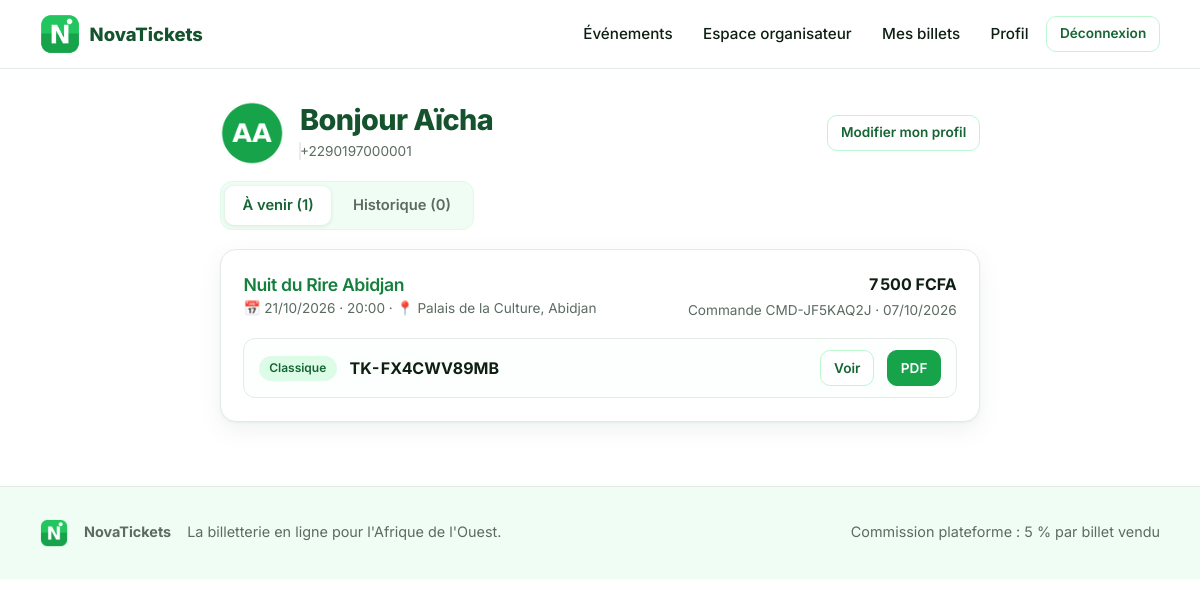
Screenshot of /mon-espace/ (signed in) with the database file from the repository.
### accounts/models.py (models this page shows, shortened)
class User(AbstractUser):
    class Role(models.TextChoices):
        SPECTATEUR = "spectateur", "Spectateur"
        ORGANISATEUR = "organisateur", "Organisateur"
    class Sexe(models.TextChoices):
        HOMME = "M", "Homme"
        FEMME = "F", "Femme"
    email = models.EmailField("E-mail", unique=True)
    role = models.CharField(max_length=20, choices=Role.choices, default=Role.SPECTATEUR)
    country = models.CharField("Pays", max_length=2, choices=COUNTRY_CHOICES, default=DEFAULT_COUNTRY)
    phone = models.CharField("Téléphone mobile", max_length=20)  # format international : +22997000000
    sexe = models.CharField(max_length=1, choices=Sexe.choices, blank=True)
    profession = models.CharField(max_length=120, blank=True)
    photo = models.ImageField(upload_to="users/photos/", blank=True, null=True)
    org_name = models.CharField("Nom de l'organisation", max_length=150, blank=True)
    org_logo = models.ImageField(upload_to="users/org_logos/", blank=True, null=True)
    @property
    def is_organizer(self):
        return self.role == self.Role.ORGANISATEUR

### orders/models.py (models this page shows, shortened)
class Order(models.Model):
    class Status(models.TextChoices):
        PENDING = "pending", "En attente"
        PAID = "paid", "Payée"
    reference = models.CharField(max_length=20, unique=True)
    buyer = models.ForeignKey(settings.AUTH_USER_MODEL, on_delete=models.PROTECT, related_name="orders")
    event = models.ForeignKey("events.Event", on_delete=models.PROTECT, related_name="orders")
    ticket_type = models.ForeignKey("events.TicketType", on_delete=models.PROTECT, related_name="orders")
    quantity = models.PositiveIntegerField(default=1)
    unit_price = models.PositiveIntegerField()
    total = models.PositiveIntegerField()
    commission = models.PositiveIntegerField(default=0)         # part de la plateforme
    organizer_amount = models.PositiveIntegerField(default=0)   # part reversée à l'organisateur
    status = models.CharField(max_length=10, choices=Status.choices, default=Status.PENDING)
    payment_method = models.CharField(max_length=30, blank=True)
    payment_label = models.CharField(max_length=60, blank=True)
    payment_phone = models.CharField(max_length=20, blank=True)
    payment_ref = models.CharField(max_length=40, blank=True)
    created_at = models.DateTimeField(auto_now_add=True)
    paid_at = models.DateTimeField(null=True, blank=True)
    class Meta:
        ordering = ["-created_at"]

class Ticket(models.Model):
    order = models.ForeignKey(Order, on_delete=models.CASCADE, related_name="tickets")
    reference = models.CharField(max_length=24, unique=True)
    used_at = models.DateTimeField(null=True, blank=True)
    class Meta:
        ordering = ["id"]
    @property
    def is_used(self):
        return self.used_at is not None

### events/models.py (models this page shows, shortened)
class Event(models.Model):
    organizer = models.ForeignKey(settings.AUTH_USER_MODEL, on_delete=models.CASCADE, related_name="events")
    name = models.CharField("Nom de l'événement", max_length=200)
    description = models.TextField("Description", blank=True)
    location = models.CharField("Lieu", max_length=200)
    visual = models.ImageField("Visuel de l'événement", upload_to="events/visuals/")
    logo = models.ImageField("Logo de l'événement", upload_to="events/logos/", blank=True, null=True)
    start_date = models.DateField("Date de début")
    end_date = models.DateField("Date de fin")
    start_time = models.TimeField("Heure de début")
    purchase_deadline = models.DateField("Date limite d'achat")
    is_published = models.BooleanField("Publié", default=False)
    created_at = models.DateTimeField(auto_now_add=True)
    class Meta:
        ordering = ["start_date", "start_time"]
    def get_absolute_url(self):
        return reverse("events:detail", args=[self.pk])

class TicketType(models.Model):
    event = models.ForeignKey(Event, on_delete=models.CASCADE, related_name="ticket_types")
    name = models.CharField("Type de ticket", max_length=80)
    price = models.PositiveIntegerField("Prix (FCFA)")
    stock = models.PositiveIntegerField("Stock")
    class Meta:
        ordering = ["price", "id"]

### orders/views.py (the view)
# urls.py: path("mon-espace/", views.my_space, name="my_space"),
@login_required
def my_space(request):
    today = timezone.localdate()
    orders = (Order.objects.filter(buyer=request.user, status=Order.Status.PAID)
              .select_related("event", "ticket_type").prefetch_related("tickets"))
    upcoming = [o for o in orders if o.event.end_date >= today]
    past = [o for o in orders if o.event.end_date < today]
    tab = "past" if request.GET.get("tab") == "past" else "upcoming"
    return render(request, "orders/my_space.html", {
        "tab": tab, "upcoming": upcoming, "past": past,
        "shown": past if tab == "past" else upcoming,
    })

### core/context_processors.py (called while the page is built)
def site(request):
    return {
        "PLATFORM_NAME": settings.PLATFORM_NAME,
        "COMMISSION": settings.PLATFORM_COMMISSION_PERCENT,
        "CURRENCY": settings.CURRENCY,
        "COUNTRIES": COUNTRIES,
    }

### core/templatetags/nova.py (called while the page is built)
@register.filter
def money(value):
    try:
        n = int(value)
    except (TypeError, ValueError):
        return value
    return f"{n:,}".replace(",", " ") + f" {settings.CURRENCY}"

@register.filter
def lower(code):
    return str(code).lower()

### templates/orders/my_space.html (shortened to what this page needs)
{% extends "base.html" %}
{% load nova %}
{% block content %}
<section class="section"><div class="mid">
  <div class="row mb">
    <div class="avatar" style="width:64px;height:64px">{% if user.photo %}<img src="{{ user.photo.url }}" alt="">{% else %}{{ user.initials }}{% endif %}</div>
    <div class="grow"><h1 style="margin:0;font-size:1.8rem">Bonjour {{ user.first_name }}</h1><span class="muted small"> {{ user.phone }}</span></div>
    <a class="btn btn-outline btn-sm" href="{% url 'accounts:profile' %}">Modifier mon profil</a>
  </div>
  <div class="tabs">
    <a href="?tab=upcoming" class="{% if tab == 'upcoming' %}on{% endif %}">À venir ({{ upcoming|length }})</a>
    <a href="?tab=past" class="{% if tab == 'past' %}on{% endif %}">Historique ({{ past|length }})</a>
  </div>
  {% for o in shown %}
  <div class="card mb">
    <div class="row between">
      <div>
        <h3 style="margin:0"><a href="{{ o.event.get_absolute_url }}">{{ o.event.name }}</a></h3>
        <span class="muted small">📅 {{ o.event.start_date|date:"d/m/Y" }} · {{ o.event.start_time|time:"H:i" }} · 📍 {{ o.event.location }}</span>
      </div>
      <div style="text-align:right"><strong>{{ o.total|money }}</strong><br><span class="muted small">Commande {{ o.reference }} · {{ o.paid_at|date:"d/m/Y" }}</span></div>
    </div>
    <div class="grid mt">
      {% for t in o.tickets.all %}
      <div class="ticket-mini">
        <span class="badge">{{ o.ticket_type.name }}</span><span class="ref">{{ t.reference }}</span>
        <a class="btn btn-outline btn-sm" href="{% url 'orders:ticket' t.reference %}">Voir</a>
        <a class="btn btn-sm" href="{% url 'orders:ticket_pdf' t.reference %}">PDF</a>
      </div>
      {% endfor %}
    </div>
  </div>
  {% empty %}
  <div class="empty">
    <h3>{% if tab == 'past' %}Aucun événement passé{% else %}Aucun billet à venir{% endif %}</h3>
    <p>Découvrez les événements disponibles.</p><a class="btn" href="{% url 'core:home' %}">Voir les événements</a>
  </div>
  {% endfor %}
</div></section>
{% endblock %}

### static/css/app.css (style rules this page uses)
:root { --green: #16a34a; --green-600: #15803d; --green-700: #166534; --green-900: #14532d; --green-50: #f0fdf4; --green-100: #dcfce7; --green-200: #bbf7d0; --ink: #0f1f14; --muted: #5b6b61; --line: #e4ebe6; --bg: #ffffff; --danger: #dc2626; --warn: #d97706; --radius: 16px; --shadow: 0 1px 2px rgba(20, 83, 45, .06), 0 8px 24px rgba(20, 83, 45, .07); }
* { box-sizing: border-box; }
html { scroll-behavior: smooth; }
body { margin: 0; font-family: "Inter", system-ui, -apple-system, "Segoe UI", sans-serif; color: var(--ink); background: var(--bg); line-height: 1.55; -webkit-font-smoothing: antialiased; }
a { color: var(--green-600); text-decoration: none; }
img { max-width: 100%; display: block; }
h1, h2, h3 { line-height: 1.2; letter-spacing: -.02em; margin: 0 0 .5rem; color: var(--green-900); }
h1 { font-size: clamp(1.8rem, 4vw, 2.6rem); font-weight: 800; }
h3 { font-size: 1.1rem; font-weight: 600; }
.muted { color: var(--muted); }
.small { font-size: .85rem; }
.mid { width: min(760px, 100% - 2rem); margin-inline: auto; }
.section { padding: 2rem 0 3rem; }
.row { display: flex; gap: 1rem; align-items: center; flex-wrap: wrap; }
.between { justify-content: space-between; }
.grow { flex: 1; }
.mt { margin-top: 1rem; }
.mb { margin-bottom: 1rem; }
.btn { display: inline-flex; align-items: center; justify-content: center; gap: .5rem; padding: .7rem 1.2rem; border-radius: 12px; border: 1px solid var(--green); background: var(--green); color: #fff; font: inherit; font-weight: 600; cursor: pointer; transition: transform .1s, box-shadow .15s, background .15s; }
.btn-outline { background: #fff; color: var(--green-700); border-color: var(--green-200); }
.btn-sm { padding: .4rem .8rem; font-size: .85rem; border-radius: 10px; }
.card { background: #fff; border: 1px solid var(--line); border-radius: var(--radius); box-shadow: var(--shadow); padding: 1.4rem; }
.grid { display: grid; gap: 1.2rem; }
.badge { display: inline-block; padding: .2rem .65rem; border-radius: 999px; font-size: .75rem; font-weight: 600; background: var(--green-100); color: var(--green-700); }
.tabs { display: inline-flex; background: var(--green-50); border: 1px solid var(--green-100); border-radius: 12px; padding: 4px; gap: 4px; margin-bottom: 1.2rem; }
.tabs a { padding: .5rem 1.1rem; border-radius: 9px; color: var(--muted); font-weight: 600; font-size: .92rem; }
.tabs a.on { background: #fff; color: var(--green-700); box-shadow: 0 1px 4px rgba(20,83,45,.12); text-decoration: none; }
.ticket-mini { display: flex; align-items: center; gap: .8rem; padding: .7rem .9rem; border: 1px solid var(--line); border-radius: 12px; background: #fcfffd; flex-wrap: wrap; }
.ticket-mini .ref { font-weight: 700; font-variant-numeric: tabular-nums; }
.avatar { width: 56px; height: 56px; border-radius: 50%; background: var(--green-100); color: var(--green-900); display: grid; place-items: center; font-weight: 800; overflow: hidden; flex: none; }
.avatar img { width: 100%; height: 100%; object-fit: cover; }

### rows the page displays
User: photo (picture), first_name "Aïcha", phone "+2290197000001"
Order: event.name "Nuit du Rire Abidjan", event.start_date "21/10/2026", event.start_time "20:00", event.location "Palais de la Culture, Abidjan", total "7 500 FCFA", reference "CMD-JF5KAQ2J", paid_at "07/10/2026", ticket_type.name "Classique"
Ticket: reference "TK-FX4CWV89MB"

### other values shown
{{ PLATFORM_NAME }} "NovaTickets"
{{ upcoming|length }} "1"
{{ past|length }} "0"
{{ COMMISSION }} "5"
